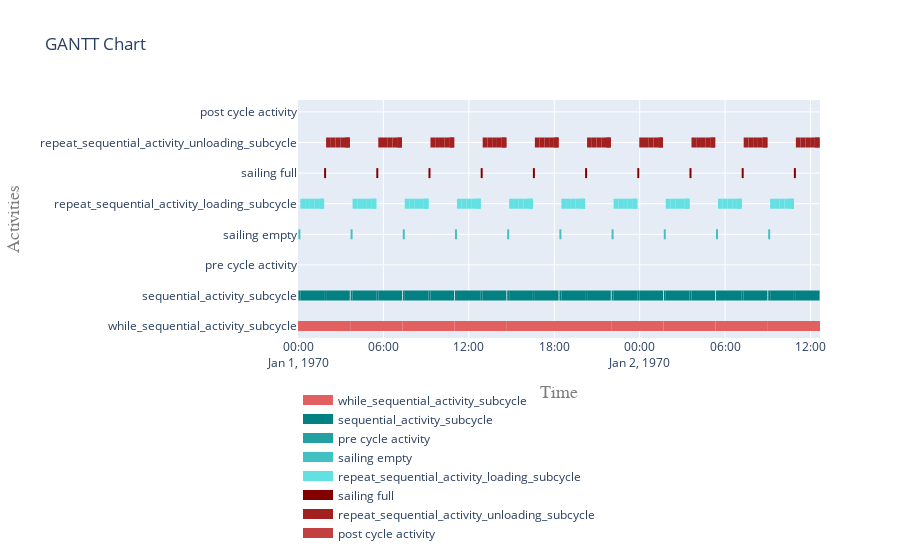

The code cell stored with this chart in its notebook:
### Markdown cell above
##### 5.2 Visualise gantt charts

### Code cell
plot.get_gantt_chart([while_activity, sequential_activity, *sub_processes])

### Figure 1 — Plotly figure (JSON) as saved in the notebook; plotly's stock layout.template omitted (floating-point values rounded to 4 significant figures; data arrays with more than 128 entries replaced by an {"elided": "..."} marker saying what was removed)
{"data": [{"connectgaps": false, "hoverinfo": "y+name", "line": {"color": "rgb(227,96,97)", "width": 10}, "mode": "lines", "name": "while_sequential_activity_subcycle", "type": "scatter", "x": ["1970-01-01T00:00:00", "1970-01-01T00:00:00", "1970-01-01T03:40:00", "1970-01-01T03:40:00", "1970-01-01T03:40:00", "1970-01-01T03:40:00", "1970-01-01T03:40:00", "1970-01-01T07:20:00", "1970-01-01T07:20:00", "1970-01-01T07:20:00", "1970-01-01T07:20:00", "1970-01-01T07:20:00", "1970-01-01T11:00:00", "1970-01-01T11:00:00", "1970-01-01T11:00:00", "1970-01-01T11:00:00", "1970-01-01T11:00:00", "1970-01-01T14:40:00", "1970-01-01T14:40:00", "1970-01-01T14:40:00", "1970-01-01T14:40:00", "1970-01-01T14:40:00", "1970-01-01T18:20:00", "1970-01-01T18:20:00", "1970-01-01T18:20:00", "1970-01-01T18:20:00", "1970-01-01T18:20:00", "1970-01-01T22:00:00", "1970-01-01T22:00:00", "1970-01-01T22:00:00", "1970-01-01T22:00:00", "1970-01-01T22:00:00", "1970-01-02T01:40:00", "1970-01-02T01:40:00", "1970-01-02T01:40:00", "1970-01-02T01:40:00", "1970-01-02T01:40:00", "1970-01-02T05:20:00", "1970-01-02T05:20:00", "1970-01-02T05:20:00", "1970-01-02T05:20:00", "1970-01-02T05:20:00", "1970-01-02T09:00:00", "1970-01-02T09:00:00", "1970-01-02T09:00:00", "1970-01-02T09:00:00", "1970-01-02T09:00:00", "1970-01-02T12:40:00", "1970-01-02T12:40:00", "1970-01-02T12:40:00", "1970-01-02T09:00:00", "1970-01-02T09:00:00", "1970-01-02T12:40:00", "1970-01-02T12:40:00", "1970-01-02T12:40:00"], "y": ["while_sequential_activity_subcycle", "while_sequential_activity_subcycle", "while_sequential_activity_subcycle", "while_sequential_activity_subcycle", null, "while_sequential_activity_subcycle", "while_sequential_activity_subcycle", "while_sequential_activity_subcycle", "while_sequential_activity_subcycle", null, "while_sequential_activity_subcycle", "while_sequential_activity_subcycle", "while_sequential_activity_subcycle", "while_sequential_activity_subcycle", null, "while_sequential_activity_subcycle", "while_sequential_activity_subcycle", "while_sequential_activity_subcycle", "while_sequential_activity_subcycle", null, "while_sequential_activity_subcycle", "while_sequential_activity_subcycle", "while_sequential_activity_subcycle", "while_sequential_activity_subcycle", null, "while_sequential_activity_subcycle", "while_sequential_activity_subcycle", "while_sequential_activity_subcycle", "while_sequential_activity_subcycle", null, "while_sequential_activity_subcycle", "while_sequential_activity_subcycle", "while_sequential_activity_subcycle", "while_sequential_activity_subcycle", null, "while_sequential_activity_subcycle", "while_sequential_activity_subcycle", "while_sequential_activity_subcycle", "while_sequential_activity_subcycle", null, "while_sequential_activity_subcycle", "while_sequential_activity_subcycle", "while_sequential_activity_subcycle", "while_sequential_activity_subcycle", null, "while_sequential_activity_subcycle", "while_sequential_activity_subcycle", "while_sequential_activity_subcycle", "while_sequential_activity_subcycle", null, "while_sequential_activity_subcycle", "while_sequential_activity_subcycle", "while_sequential_activity_subcycle", "while_sequential_activity_subcycle", null]}, {"connectgaps": false, "hoverinfo": "y+name", "line": {"color": "rgb(3,128,129)", "width": 10}, "mode": "lines", "name": "sequential_activity_subcycle", "type": "scatter", "x": {"elided": "350 str values"}, "y": {"elided": "350 str values"}}, {"connectgaps": false, "hoverinfo": "y+name", "line": {"color": "rgb(35,160,161)", "width": 10}, "mode": "lines", "name": "pre cycle activity", "type": "scatter", "x": ["1970-01-01T00:00:00", "1970-01-01T00:00:00", "1970-01-01T00:01:40", "1970-01-01T00:01:40", "1970-01-01T00:01:40", "1970-01-01T03:40:00", "1970-01-01T03:40:00", "1970-01-01T03:41:40", "1970-01-01T03:41:40", "1970-01-01T03:41:40", "1970-01-01T07:20:00", "1970-01-01T07:20:00", "1970-01-01T07:21:40", "1970-01-01T07:21:40", "1970-01-01T07:21:40", "1970-01-01T11:00:00", "1970-01-01T11:00:00", "1970-01-01T11:01:40", "1970-01-01T11:01:40", "1970-01-01T11:01:40", "1970-01-01T14:40:00", "1970-01-01T14:40:00", "1970-01-01T14:41:40", "1970-01-01T14:41:40", "1970-01-01T14:41:40", "1970-01-01T18:20:00", "1970-01-01T18:20:00", "1970-01-01T18:21:40", "1970-01-01T18:21:40", "1970-01-01T18:21:40", "1970-01-01T22:00:00", "1970-01-01T22:00:00", "1970-01-01T22:01:40", "1970-01-01T22:01:40", "1970-01-01T22:01:40", "1970-01-02T01:40:00", "1970-01-02T01:40:00", "1970-01-02T01:41:40", "1970-01-02T01:41:40", "1970-01-02T01:41:40", "1970-01-02T05:20:00", "1970-01-02T05:20:00", "1970-01-02T05:21:40", "1970-01-02T05:21:40", "1970-01-02T05:21:40", "1970-01-02T09:00:00", "1970-01-02T09:00:00", "1970-01-02T09:01:40", "1970-01-02T09:01:40", "1970-01-02T09:01:40"], "y": ["pre cycle activity", "pre cycle activity", "pre cycle activity", "pre cycle activity", null, "pre cycle activity", "pre cycle activity", "pre cycle activity", "pre cycle activity", null, "pre cycle activity", "pre cycle activity", "pre cycle activity", "pre cycle activity", null, "pre cycle activity", "pre cycle activity", "pre cycle activity", "pre cycle activity", null, "pre cycle activity", "pre cycle activity", "pre cycle activity", "pre cycle activity", null, "pre cycle activity", "pre cycle activity", "pre cycle activity", "pre cycle activity", null, "pre cycle activity", "pre cycle activity", "pre cycle activity", "pre cycle activity", null, "pre cycle activity", "pre cycle activity", "pre cycle activity", "pre cycle activity", null, "pre cycle activity", "pre cycle activity", "pre cycle activity", "pre cycle activity", null, "pre cycle activity", "pre cycle activity", "pre cycle activity", "pre cycle activity", null]}, {"connectgaps": false, "hoverinfo": "y+name", "line": {"color": "rgb(67,192,193)", "width": 10}, "mode": "lines", "name": "sailing empty", "type": "scatter", "x": ["1970-01-01T00:01:40", "1970-01-01T00:01:40", "1970-01-01T00:10:00", "1970-01-01T00:10:00", "1970-01-01T00:10:00", "1970-01-01T03:41:40", "1970-01-01T03:41:40", "1970-01-01T03:50:00", "1970-01-01T03:50:00", "1970-01-01T03:50:00", "1970-01-01T07:21:40", "1970-01-01T07:21:40", "1970-01-01T07:30:00", "1970-01-01T07:30:00", "1970-01-01T07:30:00", "1970-01-01T11:01:40", "1970-01-01T11:01:40", "1970-01-01T11:10:00", "1970-01-01T11:10:00", "1970-01-01T11:10:00", "1970-01-01T14:41:40", "1970-01-01T14:41:40", "1970-01-01T14:50:00", "1970-01-01T14:50:00", "1970-01-01T14:50:00", "1970-01-01T18:21:40", "1970-01-01T18:21:40", "1970-01-01T18:30:00", "1970-01-01T18:30:00", "1970-01-01T18:30:00", "1970-01-01T22:01:40", "1970-01-01T22:01:40", "1970-01-01T22:10:00", "1970-01-01T22:10:00", "1970-01-01T22:10:00", "1970-01-02T01:41:40", "1970-01-02T01:41:40", "1970-01-02T01:50:00", "1970-01-02T01:50:00", "1970-01-02T01:50:00", "1970-01-02T05:21:40", "1970-01-02T05:21:40", "1970-01-02T05:30:00", "1970-01-02T05:30:00", "1970-01-02T05:30:00", "1970-01-02T09:01:40", "1970-01-02T09:01:40", "1970-01-02T09:10:00", "1970-01-02T09:10:00", "1970-01-02T09:10:00"], "y": ["sailing empty", "sailing empty", "sailing empty", "sailing empty", null, "sailing empty", "sailing empty", "sailing empty", "sailing empty", null, "sailing empty", "sailing empty", "sailing empty", "sailing empty", null, "sailing empty", "sailing empty", "sailing empty", "sailing empty", null, "sailing empty", "sailing empty", "sailing empty", "sailing empty", null, "sailing empty", "sailing empty", "sailing empty", "sailing empty", null, "sailing empty", "sailing empty", "sailing empty", "sailing empty", null, "sailing empty", "sailing empty", "sailing empty", "sailing empty", null, "sailing empty", "sailing empty", "sailing empty", "sailing empty", null, "sailing empty", "sailing empty", "sailing empty", "sailing empty", null]}, {"connectgaps": false, "hoverinfo": "y+name", "line": {"color": "rgb(99,224,225)", "width": 10}, "mode": "lines", "name": "repeat_sequential_activity_loading_subcycle", "type": "scatter", "x": {"elided": "300 str values"}, "y": {"elided": "300 str values"}}, {"connectgaps": false, "hoverinfo": "y+name", "line": {"color": "rgb(131,0,1)", "width": 10}, "mode": "lines", "name": "sailing full", "type": "scatter", "x": ["1970-01-01T01:50:00", "1970-01-01T01:50:00", "1970-01-01T01:58:20", "1970-01-01T01:58:20", "1970-01-01T01:58:20", "1970-01-01T05:30:00", "1970-01-01T05:30:00", "1970-01-01T05:38:20", "1970-01-01T05:38:20", "1970-01-01T05:38:20", "1970-01-01T09:10:00", "1970-01-01T09:10:00", "1970-01-01T09:18:20", "1970-01-01T09:18:20", "1970-01-01T09:18:20", "1970-01-01T12:50:00", "1970-01-01T12:50:00", "1970-01-01T12:58:20", "1970-01-01T12:58:20", "1970-01-01T12:58:20", "1970-01-01T16:30:00", "1970-01-01T16:30:00", "1970-01-01T16:38:20", "1970-01-01T16:38:20", "1970-01-01T16:38:20", "1970-01-01T20:10:00", "1970-01-01T20:10:00", "1970-01-01T20:18:20", "1970-01-01T20:18:20", "1970-01-01T20:18:20", "1970-01-01T23:50:00", "1970-01-01T23:50:00", "1970-01-01T23:58:20", "1970-01-01T23:58:20", "1970-01-01T23:58:20", "1970-01-02T03:30:00", "1970-01-02T03:30:00", "1970-01-02T03:38:20", "1970-01-02T03:38:20", "1970-01-02T03:38:20", "1970-01-02T07:10:00", "1970-01-02T07:10:00", "1970-01-02T07:18:20", "1970-01-02T07:18:20", "1970-01-02T07:18:20", "1970-01-02T10:50:00", "1970-01-02T10:50:00", "1970-01-02T10:58:20", "1970-01-02T10:58:20", "1970-01-02T10:58:20"], "y": ["sailing full", "sailing full", "sailing full", "sailing full", null, "sailing full", "sailing full", "sailing full", "sailing full", null, "sailing full", "sailing full", "sailing full", "sailing full", null, "sailing full", "sailing full", "sailing full", "sailing full", null, "sailing full", "sailing full", "sailing full", "sailing full", null, "sailing full", "sailing full", "sailing full", "sailing full", null, "sailing full", "sailing full", "sailing full", "sailing full", null, "sailing full", "sailing full", "sailing full", "sailing full", null, "sailing full", "sailing full", "sailing full", "sailing full", null, "sailing full", "sailing full", "sailing full", "sailing full", null]}, {"connectgaps": false, "hoverinfo": "y+name", "line": {"color": "rgb(163,32,33)", "width": 10}, "mode": "lines", "name": "repeat_sequential_activity_unloading_subcycle", "type": "scatter", "x": {"elided": "300 str values"}, "y": {"elided": "300 str values"}}, {"connectgaps": false, "hoverinfo": "y+name", "line": {"color": "rgb(195,64,65)", "width": 10}, "mode": "lines", "name": "post cycle activity", "type": "scatter", "x": ["1970-01-01T03:38:20", "1970-01-01T03:38:20", "1970-01-01T03:40:00", "1970-01-01T03:40:00", "1970-01-01T03:40:00", "1970-01-01T07:18:20", "1970-01-01T07:18:20", "1970-01-01T07:20:00", "1970-01-01T07:20:00", "1970-01-01T07:20:00", "1970-01-01T10:58:20", "1970-01-01T10:58:20", "1970-01-01T11:00:00", "1970-01-01T11:00:00", "1970-01-01T11:00:00", "1970-01-01T14:38:20", "1970-01-01T14:38:20", "1970-01-01T14:40:00", "1970-01-01T14:40:00", "1970-01-01T14:40:00", "1970-01-01T18:18:20", "1970-01-01T18:18:20", "1970-01-01T18:20:00", "1970-01-01T18:20:00", "1970-01-01T18:20:00", "1970-01-01T21:58:20", "1970-01-01T21:58:20", "1970-01-01T22:00:00", "1970-01-01T22:00:00", "1970-01-01T22:00:00", "1970-01-02T01:38:20", "1970-01-02T01:38:20", "1970-01-02T01:40:00", "1970-01-02T01:40:00", "1970-01-02T01:40:00", "1970-01-02T05:18:20", "1970-01-02T05:18:20", "1970-01-02T05:20:00", "1970-01-02T05:20:00", "1970-01-02T05:20:00", "1970-01-02T08:58:20", "1970-01-02T08:58:20", "1970-01-02T09:00:00", "1970-01-02T09:00:00", "1970-01-02T09:00:00", "1970-01-02T12:38:20", "1970-01-02T12:38:20", "1970-01-02T12:40:00", "1970-01-02T12:40:00", "1970-01-02T12:40:00"], "y": ["post cycle activity", "post cycle activity", "post cycle activity", "post cycle activity", null, "post cycle activity", "post cycle activity", "post cycle activity", "post cycle activity", null, "post cycle activity", "post cycle activity", "post cycle activity", "post cycle activity", null, "post cycle activity", "post cycle activity", "post cycle activity", "post cycle activity", null, "post cycle activity", "post cycle activity", "post cycle activity", "post cycle activity", null, "post cycle activity", "post cycle activity", "post cycle activity", "post cycle activity", null, "post cycle activity", "post cycle activity", "post cycle activity", "post cycle activity", null, "post cycle activity", "post cycle activity", "post cycle activity", "post cycle activity", null, "post cycle activity", "post cycle activity", "post cycle activity", "post cycle activity", null, "post cycle activity", "post cycle activity", "post cycle activity", "post cycle activity", null]}], "layout": {"hovermode": "closest", "legend": {"orientation": "h", "x": 0, "y": -0.2}, "title": {"text": "GANTT Chart"}, "xaxis": {"range": ["1970-01-01T00:00:00", "1970-01-02T12:40:00"], "title": {"font": {"color": "#7f7f7f", "family": "Courier New, monospace", "size": 18}, "text": "Time"}}, "yaxis": {"title": {"font": {"color": "#7f7f7f", "family": "Courier New, monospace", "size": 18}, "text": "Activities"}}}}
